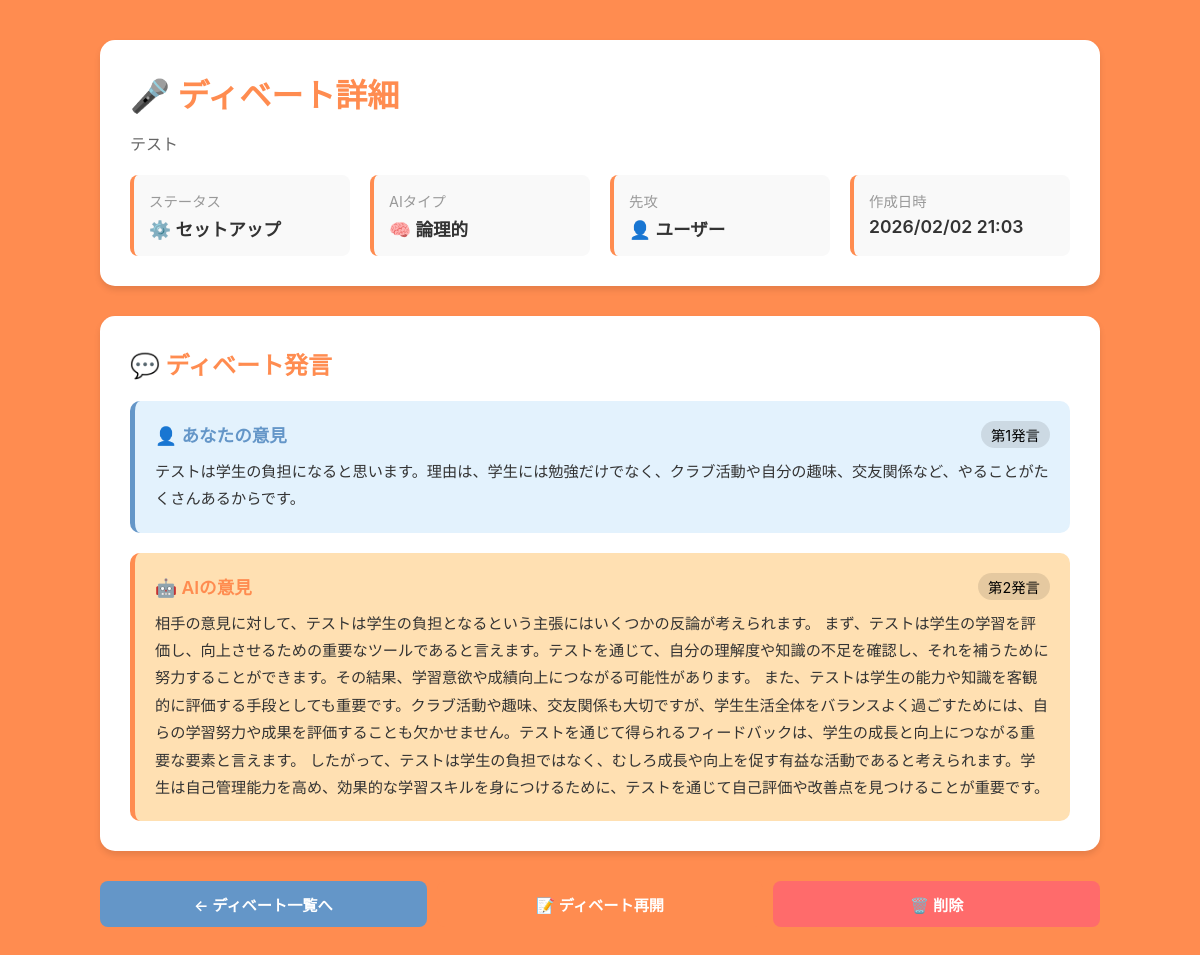
/debate/43/detail/, run on the app's committed database.
### debate/models.py (models this page shows, shortened)
class Debate(models.Model):
    STATUS_CHOICES = [
        ('setup', 'セットアップ'),
        ('debating', 'ディベート中'),
        ('completed', '完了'),
    ]
    AI_TYPE_CHOICES = [
        ('logical', '論理的'),
        ('creative', '創造的'),
        ('diplomatic', '外交的'),
        ('aggressive', '攻撃的'),
    ]
    title = models.CharField(max_length=200)  # ディベートのテーマ
    created_at = models.DateTimeField(auto_now_add=True)
    created_by = models.ForeignKey(User, on_delete=models.CASCADE, null=True, blank=True)
    ai_type = models.CharField(max_length=50, choices=AI_TYPE_CHOICES, default='logical')
    status = models.CharField(max_length=20, choices=STATUS_CHOICES, default='setup')
    max_turns = models.IntegerField(default=3)  # 最大5ターンのきりやりあい
    first_speaker = models.CharField(
        max_length=10,
        choices=[('user', 'ユーザー'), ('ai', 'AI')],
        default='user'
    )
    winner = models.CharField(
        max_length=10,
        choices=[('user', 'ユーザー'), ('ai', 'AI'), ('draw', '引き分け')],
        null=True,
        blank=True
    )
    judgment_text = models.TextField(blank=True)  # AI判定の詳細
    class Meta:
        ordering = ['-created_at']
        indexes = [
            models.Index(fields=['status', '-created_at']),
        ]

class DebateStatement(models.Model):
    debate = models.ForeignKey(Debate, on_delete=models.CASCADE, related_name='statements')
    speaker = models.CharField(max_length=10, choices=[('user', 'ユーザー'), ('ai', 'AI')])
    text = models.TextField()
    order = models.IntegerField()  # 発言順序
    created_at = models.DateTimeField(auto_now_add=True)
    class Meta:
        ordering = ['order']
        unique_together = ('debate', 'order')
        indexes = [
            models.Index(fields=['debate', 'order']),
        ]

### debate/views.py (the view)
# urls.py: path('<int:debate_id>/detail/', views.debate_detail, name='debate_detail'),
def debate_detail(request, debate_id):
    debate = get_object_or_404(Debate, id=debate_id)
    statements = debate.statements.order_by('order').values('id', 'speaker', 'text', 'order', 'created_at')
    return render(request, 'debate/detail.html', {
        'debate': debate,
        'statements': statements
    })

### templates/debate/detail.html (shortened to what this page needs)
<!DOCTYPE html>
<html lang="ja">
<head>
</head>
<body>
    <div class="container">
        <div class="header">
            <h1>🎤 ディベート詳細</h1>
            <p style="color: #666; margin-bottom: 20px;">{{ debate.title }}</p>
            <div class="header-info">
                <div class="info-item">
                    <div class="info-label">ステータス</div>
                    <div class="info-value">
                        {% if debate.status == 'setup' %}
                            ⚙️ セットアップ
                        {% elif debate.status == 'debating' %}
                            🎤 ディベート中
                        {% else %}
                            ✅ 完了
                        {% endif %}
                    </div>
                </div>
                <div class="info-item">
                    <div class="info-label">AIタイプ</div>
                    <div class="info-value">
                        {% if debate.ai_type == 'logical' %}
                            🧠 論理的
                        {% elif debate.ai_type == 'creative' %}
                            💡 創造的
                        {% elif debate.ai_type == 'diplomatic' %}
                            🤝 外交的
                        {% else %}
                            ⚡ 攻撃的
                        {% endif %}
                    </div>
                </div>
                <div class="info-item">
                    <div class="info-label">先攻</div>
                    <div class="info-value">
                        {% if debate.first_speaker == 'user' %}
                            👤 ユーザー
                        {% else %}
                            🤖 AI
                        {% endif %}
                    </div>
                </div>
                <div class="info-item">
                    <div class="info-label">作成日時</div>
                    <div class="info-value">{{ debate.created_at|date:"Y/m/d H:i" }}</div>
                </div>
            </div>
        </div>
        {% if statements %}
            <div class="content">
                <h2>💬 ディベート発言</h2>
                <div class="statements">
                    {% for statement in statements %}
                        <div class="statement {{ statement.speaker }}">
                            <div class="statement-header">
                                <div class="statement-speaker">
                                    {% if statement.speaker == 'user' %}
                                        👤 あなたの意見
                                    {% else %}
                                        🤖 AIの意見
                                    {% endif %}
                                </div>
                                <div class="statement-order">第{{ statement.order }}発言</div>
                            </div>
                            <div class="statement-text">{{ statement.text }}</div>
                        </div>
                    {% endfor %}
                </div>
            </div>
        {% else %}
            <div class="content">
                <div class="empty-state">
                    <p>まだ発言がありません</p>
                </div>
            </div>
        {% endif %}
        <div class="actions">
            <a href="{% url 'debate_index' %}" class="btn-back">← ディベート一覧へ</a>
            {% if debate.status != 'completed' %}
                <a href="{% url 'debate_room' debate.id %}" class="btn-edit">📝 ディベート再開</a>
            {% endif %}
            <button class="btn-delete" onclick="deleteDebate()">🗑️ 削除</button>
        </div>
    </div>
</body>
</html>

### templates/debate/detail.html (style rules this page uses)
* { margin: 0; padding: 0; box-sizing: border-box; }
body { font-family: -apple-system, BlinkMacSystemFont, 'Segoe UI', sans-serif; background: rgb(255, 140, 80); min-height: 100vh; padding: 40px 20px; }
.container { max-width: 1000px; margin: 0 auto; }
.header { background: white; border-radius: 15px; padding: 30px; margin-bottom: 30px; box-shadow: 0 4px 6px rgba(0, 0, 0, 0.1); }
.header h1 { color: rgb(255, 140, 80); margin-bottom: 15px; font-size: 2em; }
.header-info { display: grid; grid-template-columns: repeat(auto-fit, minmax(200px, 1fr)); gap: 20px; margin-top: 20px; }
.info-item { background: #f9f9f9; padding: 15px; border-radius: 8px; border-left: 4px solid rgb(255, 140, 80); }
.info-label { font-size: 0.9em; color: #999; margin-bottom: 5px; }
.info-value { font-size: 1.1em; color: #333; font-weight: 600; }
.content { background: white; border-radius: 15px; padding: 30px; box-shadow: 0 4px 6px rgba(0, 0, 0, 0.1); margin-bottom: 30px; }
.content h2 { color: rgb(255, 140, 80); margin-bottom: 20px; font-size: 1.5em; }
.statements { display: flex; flex-direction: column; gap: 20px; }
.statement { padding: 20px; border-radius: 10px; border-left: 5px solid; }
.statement.user { background: #E3F2FD; border-color: rgb(100, 150, 200); }
.statement.ai { background: #FFE0B2; border-color: rgb(255, 140, 80); }
.statement-header { display: flex; justify-content: space-between; align-items: center; margin-bottom: 10px; }
.statement-speaker { font-weight: 600; font-size: 1.1em; }
.statement.user .statement-speaker { color: rgb(100, 150, 200); }
.statement.ai .statement-speaker { color: rgb(255, 140, 80); }
.statement-order { background: rgba(0, 0, 0, 0.1); padding: 3px 10px; border-radius: 20px; font-size: 0.9em; }
.statement-text { color: #333; line-height: 1.8; font-size: 0.95em; }
.actions { display: flex; gap: 10px; margin-top: 20px; }
.actions a, .actions button { flex: 1; padding: 12px; border: none; border-radius: 8px; font-size: 0.95em; cursor: pointer; text-decoration: none; text-align: center; font-weight: 600; transition: all 0.3s ease; }
.btn-back { background: rgb(100, 150, 200); color: white; }
.btn-edit { background: rgb(255, 140, 80); color: white; }
.btn-delete { background: #FF6B6B; color: white; }

### data on the page
Debate: title "テスト", created_at "2026/02/02 21:03"
DebateStatement: speaker "👤 あなたの意見", order "1", text "テストは学生の負担になると思います。理由は、学生には勉強だけでなく、クラブ活動や自分の趣味、交友関係など、やることがたくさんあるからです。"
DebateStatement: speaker "🤖 AIの意見", order "2", text "相手の意見に対して、テストは学生の負担となるという主張にはいくつかの反論が考えられます。 まず、テストは学生の学習を評価し、向上させるための重要なツールであると言えます。テストを通じて、自分の理解度や知識の不足を確認し、それを補うために努力することができます。その結果、学習意欲や成績向上につながる可能性があります。 また、テストは学生の能力や知識を客観的に評価する手段としても重要です。クラブ活動や趣味、交友関係も大切ですが、学生生活全体をバランスよく過ごすためには、自らの学習努力や成果を評価することも欠かせません。テストを通じて得られるフィードバックは、学生の成長と向上につながる重要な要素と言えます。 したがって、テストは学生の負担ではなく、むしろ成長や向上を促す有益な活動であると考えられます。学生は自己管理能力を高め、効果的な学習スキルを身につけるために、テストを通じて自己評価や改善点を見つけることが重要です。"
